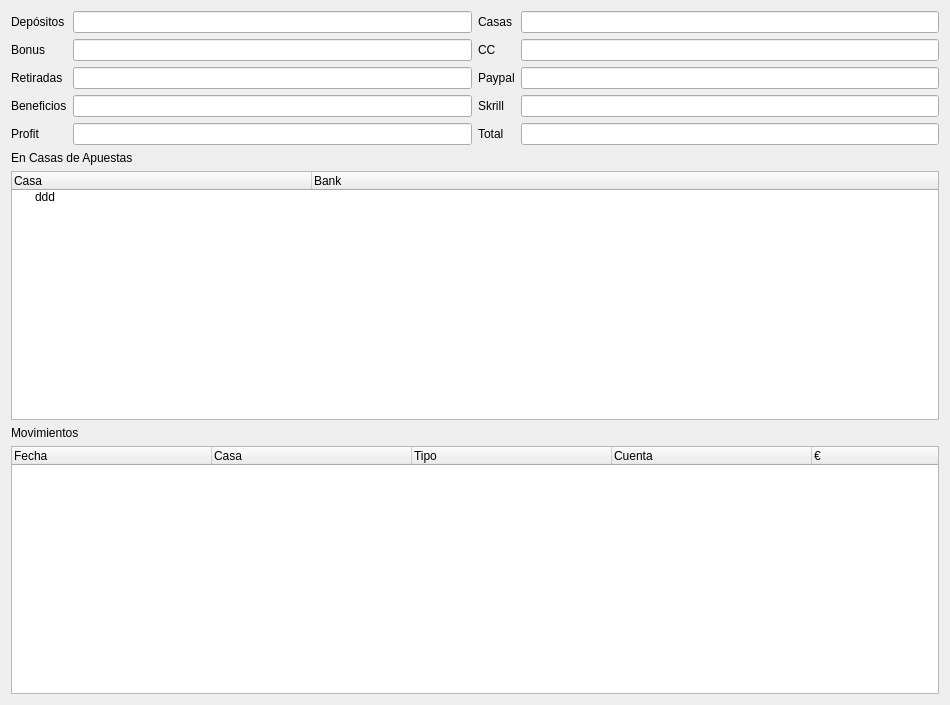
<?xml version="1.0" encoding="UTF-8"?>
<ui version="4.0">
 <class>Form</class>
 <widget class="QWidget" name="Form">
  <property name="geometry">
   <rect>
    <x>0</x>
    <y>0</y>
    <width>950</width>
    <height>705</height>
   </rect>
  </property>
  <property name="windowTitle">
   <string>Form</string>
  </property>
  <layout class="QVBoxLayout" name="verticalLayout">
   <item>
    <layout class="QHBoxLayout" name="horizontalLayout_4">
     <item>
      <layout class="QFormLayout" name="formLayout_6">
       <item row="0" column="0">
        <widget class="QLabel" name="label_20">
         <property name="text">
          <string>Depósitos</string>
         </property>
        </widget>
       </item>
       <item row="0" column="1">
        <widget class="QLineEdit" name="lineEdit_14">
         <property name="readOnly">
          <bool>true</bool>
         </property>
        </widget>
       </item>
       <item row="1" column="0">
        <widget class="QLabel" name="label_21">
         <property name="text">
          <string>Bonus</string>
         </property>
        </widget>
       </item>
       <item row="1" column="1">
        <widget class="QLineEdit" name="lineEdit_15">
         <property name="readOnly">
          <bool>true</bool>
         </property>
        </widget>
       </item>
       <item row="2" column="0">
        <widget class="QLabel" name="label_22">
         <property name="text">
          <string>Retiradas</string>
         </property>
        </widget>
       </item>
       <item row="2" column="1">
        <widget class="QLineEdit" name="lineEdit_16">
         <property name="readOnly">
          <bool>true</bool>
         </property>
        </widget>
       </item>
       <item row="3" column="0">
        <widget class="QLabel" name="label_23">
         <property name="text">
          <string>Beneficios</string>
         </property>
        </widget>
       </item>
       <item row="3" column="1">
        <widget class="QLineEdit" name="lineEdit_17">
         <property name="readOnly">
          <bool>true</bool>
         </property>
        </widget>
       </item>
       <item row="4" column="0">
        <widget class="QLabel" name="label_24">
         <property name="text">
          <string>Profit</string>
         </property>
        </widget>
       </item>
       <item row="4" column="1">
        <widget class="QLineEdit" name="lineEdit_18">
         <property name="readOnly">
          <bool>true</bool>
         </property>
        </widget>
       </item>
      </layout>
     </item>
     <item>
      <layout class="QFormLayout" name="formLayout_7">
       <item row="0" column="0">
        <widget class="QLabel" name="label_25">
         <property name="text">
          <string>Casas</string>
         </property>
        </widget>
       </item>
       <item row="1" column="0">
        <widget class="QLabel" name="label_26">
         <property name="text">
          <string>CC</string>
         </property>
        </widget>
       </item>
       <item row="2" column="0">
        <widget class="QLabel" name="label_27">
         <property name="text">
          <string>Paypal</string>
         </property>
        </widget>
       </item>
       <item row="3" column="0">
        <widget class="QLabel" name="label_28">
         <property name="text">
          <string>Skrill</string>
         </property>
        </widget>
       </item>
       <item row="4" column="0">
        <widget class="QLabel" name="label_29">
         <property name="text">
          <string>Total</string>
         </property>
        </widget>
       </item>
       <item row="0" column="1">
        <widget class="QLineEdit" name="lineEdit_19">
         <property name="readOnly">
          <bool>true</bool>
         </property>
        </widget>
       </item>
       <item row="1" column="1">
        <widget class="QLineEdit" name="lineEdit_20">
         <property name="readOnly">
          <bool>true</bool>
         </property>
        </widget>
       </item>
       <item row="2" column="1">
        <widget class="QLineEdit" name="lineEdit_21">
         <property name="readOnly">
          <bool>true</bool>
         </property>
        </widget>
       </item>
       <item row="3" column="1">
        <widget class="QLineEdit" name="lineEdit_22">
         <property name="readOnly">
          <bool>true</bool>
         </property>
        </widget>
       </item>
       <item row="4" column="1">
        <widget class="QLineEdit" name="lineEdit_23">
         <property name="readOnly">
          <bool>true</bool>
         </property>
        </widget>
       </item>
      </layout>
     </item>
    </layout>
   </item>
   <item>
    <widget class="QLabel" name="label_7">
     <property name="text">
      <string>En Casas de Apuestas</string>
     </property>
    </widget>
   </item>
   <item>
    <widget class="QTreeWidget" name="treeMain">
     <property name="enabled">
      <bool>true</bool>
     </property>
     <property name="selectionMode">
      <enum>QAbstractItemView::NoSelection</enum>
     </property>
     <property name="rootIsDecorated">
      <bool>true</bool>
     </property>
     <property name="uniformRowHeights">
      <bool>false</bool>
     </property>
     <property name="sortingEnabled">
      <bool>false</bool>
     </property>
     <attribute name="headerVisible">
      <bool>true</bool>
     </attribute>
     <attribute name="headerCascadingSectionResizes">
      <bool>false</bool>
     </attribute>
     <attribute name="headerDefaultSectionSize">
      <number>300</number>
     </attribute>
     <attribute name="headerHighlightSections">
      <bool>false</bool>
     </attribute>
     <column>
      <property name="text">
       <string notr="true">Casa</string>
      </property>
     </column>
     <column>
      <property name="text">
       <string>Bank</string>
      </property>
     </column>
     <item>
      <property name="text">
       <string>ddd</string>
      </property>
     </item>
    </widget>
   </item>
   <item>
    <widget class="QLabel" name="label">
     <property name="text">
      <string>Movimientos</string>
     </property>
    </widget>
   </item>
   <item>
    <widget class="QTreeWidget" name="treeWidget">
     <attribute name="headerDefaultSectionSize">
      <number>200</number>
     </attribute>
     <column>
      <property name="text">
       <string>Fecha</string>
      </property>
     </column>
     <column>
      <property name="text">
       <string>Casa</string>
      </property>
     </column>
     <column>
      <property name="text">
       <string>Tipo</string>
      </property>
     </column>
     <column>
      <property name="text">
       <string>Cuenta</string>
      </property>
     </column>
     <column>
      <property name="text">
       <string>€</string>
      </property>
     </column>
    </widget>
   </item>
  </layout>
 </widget>
 <resources/>
 <connections/>
</ui>
